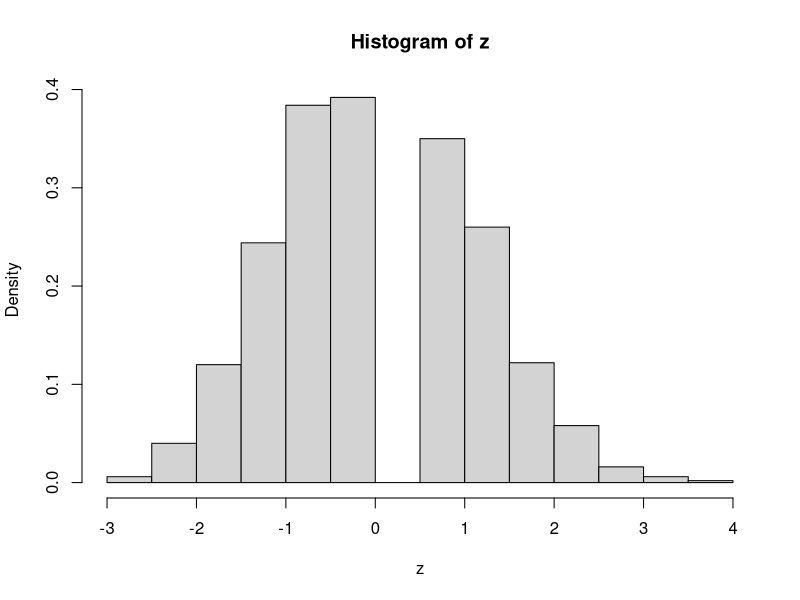
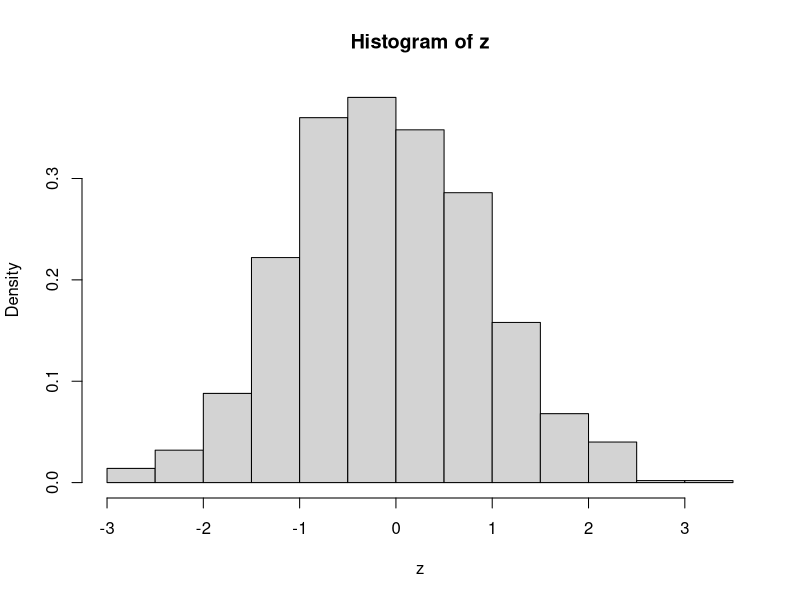
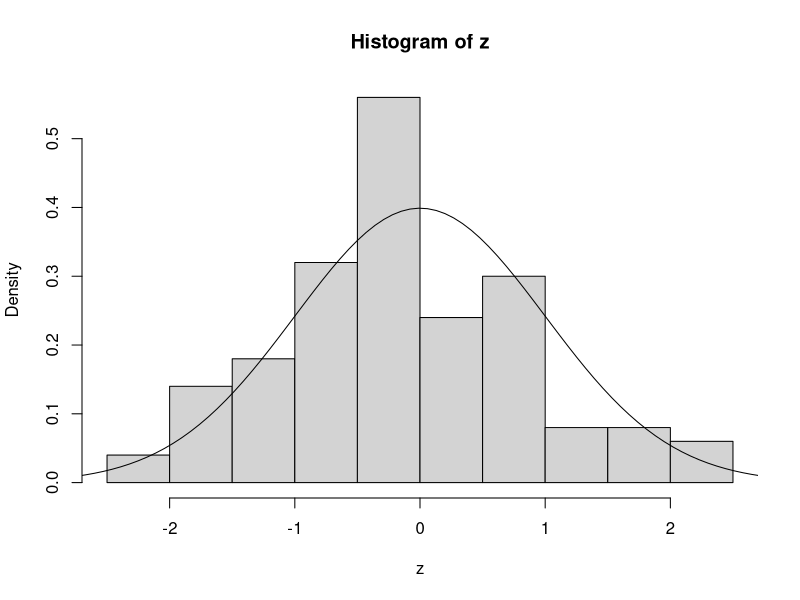
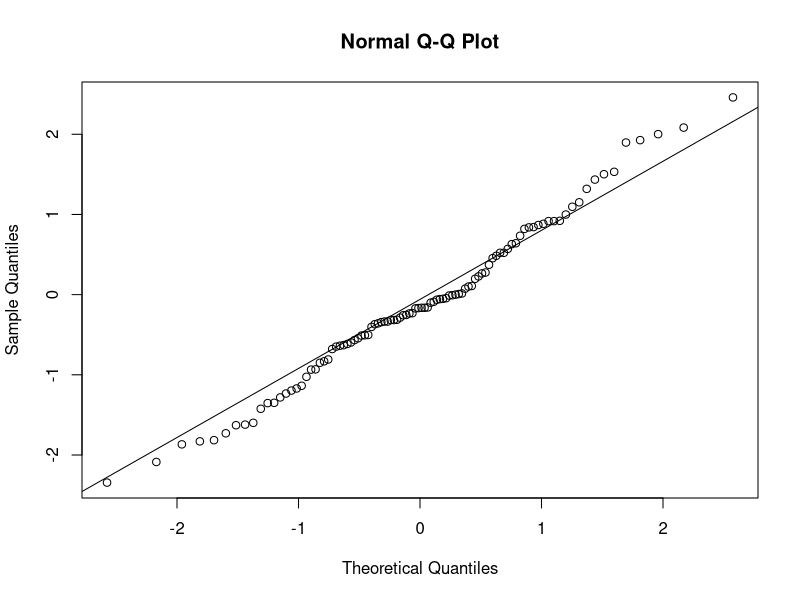
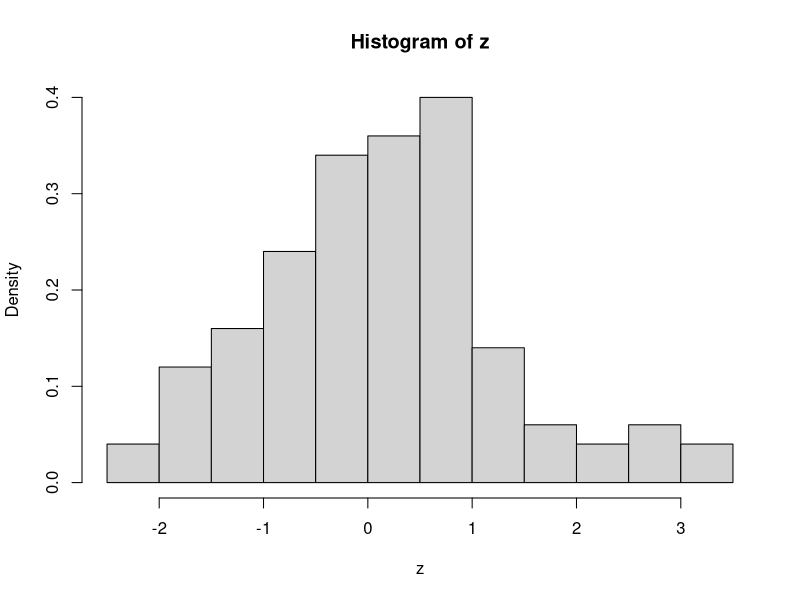
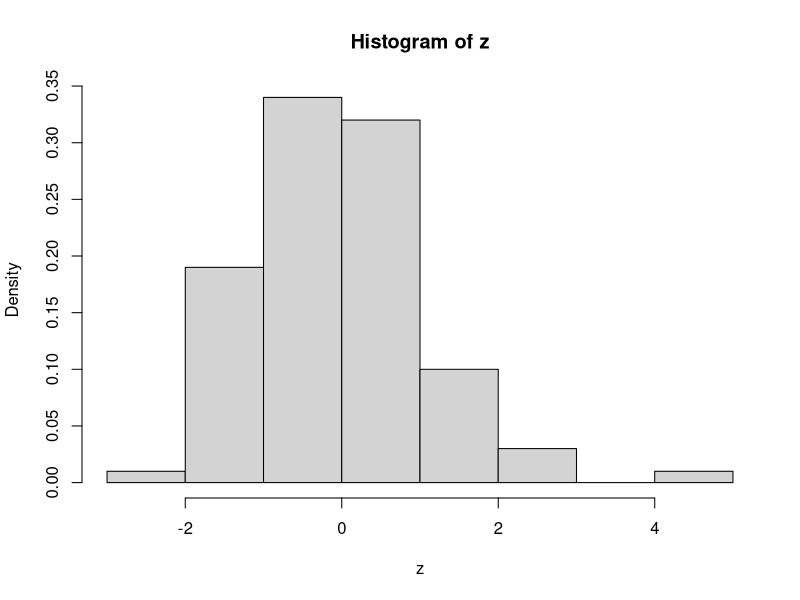

Generate these figures, in order, with R:
CLT_binom <- function(s, n, p)
{
  # Средните (средно колко успехи)
  x = rbinom(s, n, p)
  z = (x - n* p) / sqrt(n * p * (1 - p))
  hist(z, prob=TRUE)
  return(z)
}
CLT_binom(1000, 15, 0.4)
CLT_binom(1000, 150, 0.4)
x = CLT_binom(100, 300000, 0.4)
curve(dnorm(x), -4, 3, add=TRUE)

# сравнява с квантилите на нормално разпределение
x
qqnorm(x)
# свързва първи и трети квантил
qqline(x)

CLT_exp = function(rep, n, lambda){
  z = c();
  for(i in 1:rep){
    x = rexp(n, lambda)
    z = c(z, (mean(x) - 1/lambda)*lambda*sqrt(n))
  }
  hist(z, prob=TRUE)
  return(z)
}
CLT_exp(100, 10, 2)
CLT_exp(100, 100, 2)


CLT_unif = function(rep, n, a, b){
  z = c();
  for(i in 1:rep)
  {
    x = runif(n, a, b)
    z = c(z, (mean(x) - (a + b) / 2)/sqrt((b - a)^2/12)*sqrt(n))
  }
  hist(z, prob=TRUE)
  return(z)
}
